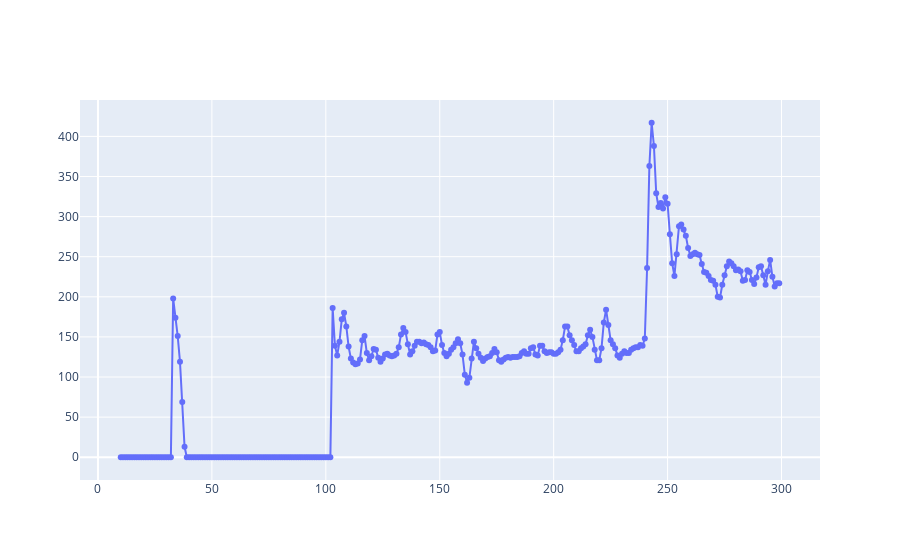

The cell this chart's notebook holds for it:
### Code cell
power_data = df['PowerOriginal'][10:300] 

fig = go.Figure()

fig.add_trace(go.Scatter(
    x=power_data.index,
    y=power_data,
    mode='lines+markers',
    name='Power'
))

### Figure 1 — Plotly figure (JSON) as saved in the notebook; plotly's stock layout.template omitted (floating-point values rounded to 4 significant figures; data arrays with more than 128 entries replaced by an {"elided": "..."} marker saying what was removed)
{"data": [{"mode": "lines+markers", "name": "Power", "type": "scatter", "x": {"elided": "290 int values"}, "y": {"elided": "290 int values"}}], "layout": {}}
